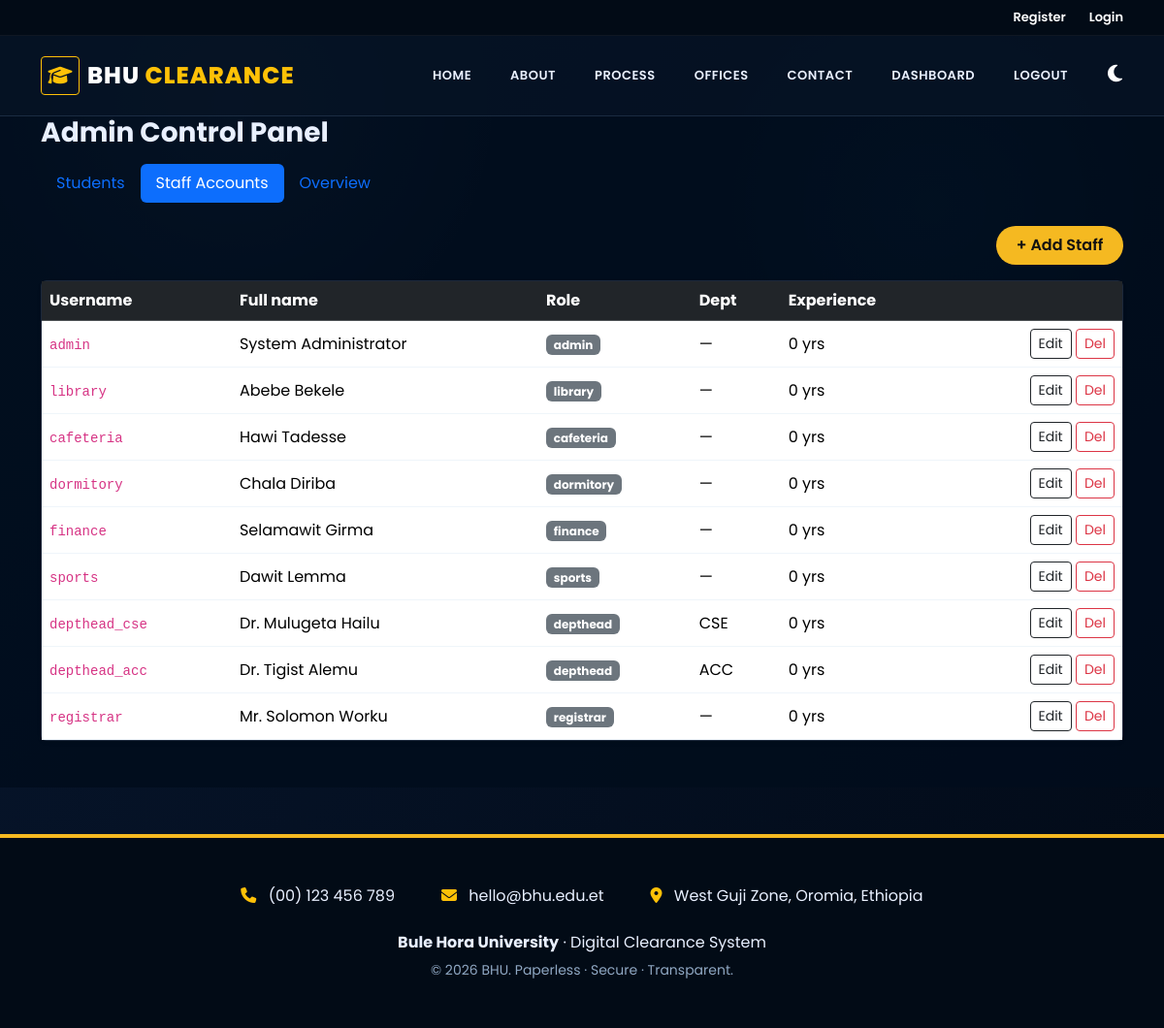
/dashboards/admin_dashboard.php?tab=staff (signed in), run on the app's committed database.
### tables this page shows
CREATE TABLE users (
    id            INT AUTO_INCREMENT PRIMARY KEY,
    username      VARCHAR(80)  NOT NULL UNIQUE,
    password_hash VARCHAR(255) NOT NULL,
    full_name     VARCHAR(150) NOT NULL,
    role          ENUM('admin','library','cafeteria','dormitory','finance','sports','depthead','registrar') NOT NULL,
    office        VARCHAR(40)  NULL,          
    department_id INT          NULL,          
    experience_years INT       NOT NULL DEFAULT 0,
    created_at    DATETIME     DEFAULT CURRENT_TIMESTAMP,
    CONSTRAINT fk_user_dept FOREIGN KEY (department_id) REFERENCES departments(id) ON DELETE SET NULL
);

CREATE TABLE departments (
    id          INT AUTO_INCREMENT PRIMARY KEY,
    code        VARCHAR(20)  NOT NULL UNIQUE,
    name        VARCHAR(150) NOT NULL,
    college     VARCHAR(150) NOT NULL
);

### includes/auth.php (called while the page is built, shortened)
<?php
function e($v) {
    return htmlspecialchars($v ?? '', ENT_QUOTES, 'UTF-8');
}
?>

### dashboards/admin_dashboard.php (the view, shortened to what this page needs)
<?php
require_once __DIR__ . '/../includes/auth.php';
$tab = $_GET['tab'] ?? 'students';
$q   = trim($_GET['q'] ?? '');
require_once __DIR__ . '/../includes/header.php';
?>
<div class="container">
  <h3 class="fw-bold mb-3">Admin Control Panel</h3>
  <ul class="nav nav-pills mb-4">
    <li class="nav-item"><a class="nav-link <?= $tab==='students'?'active':'' ?>" href="?tab=students">Students</a></li>
    <li class="nav-item"><a class="nav-link <?= $tab==='staff'?'active':'' ?>" href="?tab=staff">Staff Accounts</a></li>
    <li class="nav-item"><a class="nav-link <?= $tab==='overview'?'active':'' ?>" href="?tab=overview">Overview</a></li>
  </ul>
<?php if ($tab === 'students'): ?>
  <form class="row g-2 mb-3" method="get">
    <input type="hidden" name="tab" value="students">
    <div class="col-md-6"><input name="q" class="form-control" placeholder="Search by ID or name..." value="<?= e($q) ?>"></div>
    <div class="col-md-2"><button class="btn btn-bhu-dark w-100">Search</button></div>
    <div class="col-md-4 text-end"><button type="button" class="btn btn-bhu-yellow" data-bs-toggle="modal" data-bs-target="#mAddStudent">+ Add Student</button></div>
  </form>
  <div class="card shadow-sm"><div class="table-responsive">
  <table class="table table-hover mb-0 align-middle">
    <thead class="table-dark"><tr><th>ID</th><th>Name</th><th>Dept</th><th>Year</th><th>Gender</th><th>Email</th><th>Status</th><th></th></tr></thead>
    <tbody>
    <?php
    $baseSql = 'SELECT s.*, d.code AS dept_code FROM students s JOIN departments d ON d.id = s.department_id';
    if ($q !== '') {
        $like = '%' . $conn->real_escape_string($q) . '%';
        $stmt = $conn->prepare($baseSql . ' WHERE s.student_id LIKE ? OR s.full_name LIKE ? ORDER BY s.id DESC');
        $stmt->bind_param('ss', $like, $like);
        $stmt->execute();
        $rs = $stmt->get_result();
    } else {
        $rs = $conn->query($baseSql . ' ORDER BY s.id DESC');
    }
    while ($r = $rs->fetch_assoc()): ?>
      <tr class="<?= !$r['active'] ? 'table-light opacity-75' : '' ?>">
        <td><code><?= e($r['student_id']) ?></code></td>
        <td><?= e($r['full_name']) ?></td>
        <td><?= e($r['dept_code']) ?></td>
        <td><?= e($r['year']) ?></td>
        <td><?= e($r['gender']) ?></td>
        <td class="small"><?= e($r['email']) ?></td>
        <td><span class="badge <?= $r['active'] ? 'bg-success' : 'bg-secondary' ?>"><?= $r['active'] ? 'Active' : 'Inactive' ?></span></td>
        <td class="text-end">
          <button class="btn btn-sm btn-outline-dark"
            data-bs-toggle="modal" data-bs-target="#mEditStudent"
            data-row='<?= json_encode($r, JSON_HEX_APOS|JSON_HEX_QUOT) ?>'>Edit</button>
          <form class="d-inline" method="post" onsubmit="return confirm('<?= $r['active'] ? 'Deactivate' : 'Activate' ?> this student?')">
            <input type="hidden" name="action" value="toggle_student_status">
            <input type="hidden" name="id" value="<?= (int)$r['id'] ?>">
            <input type="hidden" name="tab" value="students">
            <button class="btn btn-sm btn-outline-<?= $r['active'] ? 'danger' : 'success' ?>"><?= $r['active'] ? '❌ Deactivate' : '✓ Activate' ?></button>
          </form>
        </td>
      </tr>
    <?php endwhile; ?>
    </tbody>
  </table>
  </div></div>
<?php elseif ($tab === 'staff'): ?>
  <div class="d-flex justify-content-end mb-3">
    <button type="button" class="btn btn-bhu-yellow" data-bs-toggle="modal" data-bs-target="#mAddStaff">+ Add Staff</button>
  </div>
  <div class="card shadow-sm"><div class="table-responsive">
  <table class="table table-hover mb-0 align-middle">
    <thead class="table-dark"><tr><th>Username</th><th>Full name</th><th>Role</th><th>Dept</th><th>Experience</th><th></th></tr></thead>
    <tbody>
    <?php
    $rs = $conn->query('SELECT u.*, d.code AS dept_code FROM users u LEFT JOIN departments d ON d.id=u.department_id ORDER BY role');
    while ($r = $rs->fetch_assoc()): ?>
      <tr>
        <td><code><?= e($r['username']) ?></code></td>
        <td><?= e($r['full_name']) ?></td>
        <td><span class="badge bg-secondary"><?= e($r['role']) ?></span></td>
        <td><?= e($r['dept_code'] ?? '—') ?></td>
        <td><?= e($r['experience_years'] ?? 0) ?> yrs</td>
        <td class="text-end">
          <button class="btn btn-sm btn-outline-dark" data-bs-toggle="modal" data-bs-target="#mEditStaff"
            data-row='<?= json_encode($r, JSON_HEX_APOS|JSON_HEX_QUOT) ?>'>Edit</button>
          <form class="d-inline" method="post" onsubmit="return confirm('Delete this staff account?')">
            <button class="btn btn-sm btn-outline-danger">Del</button>
          </form>
        </td>
      </tr>
    <?php endwhile; ?>
    </tbody>
  </table>
  </div></div>
<?php endif; ?>
</div>
<?php require_once __DIR__ . '/../includes/footer.php'; ?>

### assets/css/style.css (style rules this page uses)
:root { --bg-color: #081726; --text-color: #e9f0ff; --text-muted: #90a8c3; --card-bg: rgba(9, 26, 45, 0.95); --border-color: rgba(145, 180, 220, 0.16); --nav-bg: rgba(6, 18, 35, 0.95); --topbar-bg: #020b16; --footer-bg: #020b16; --bhu-black: #111111; --bhu-yellow: #f5b921; --bhu-yellow-soft: #ffd97a; --bhu-dark: #0b1222; }
body { background: radial-gradient(circle at top left, rgba(37, 95, 148, 0.3), transparent 30%), radial-gradient(circle at bottom right, rgba(35, 129, 170, 0.25), transparent 35%), linear-gradient(180deg, #051021 0%, #081726 100%); }
* { font-family:'Poppins',system-ui,sans-serif }
body { color: var(--text-color); background-color: var(--bg-color); background-image: radial-gradient(circle at 20% 10%, rgba(113, 190, 255, 0.16), transparent 20%), radial-gradient(circle at 80% 20%, rgba(25, 173, 255, 0.12), transparent 18%), linear-gradient(120deg, rgba(7, 22, 46, 0.92), rgba(2, 10, 23, 0.95)); background-attachment: fixed; background-size: cover; }
.btn-bhu-yellow { background:var(--bhu-yellow);color:#111;border:none;font-weight:600;border-radius:30px;padding:.5rem 1.3rem }
.bg-white, .card, .modal-content, .alert, .table, .dropdown-menu, .form-control, .input-group-text { background-color: rgba(10, 18, 34, 0.90) !important; border-color: rgba(145,180,220,0.14) !important; color: var(--text-color) !important; }
.table { color: var(--text-color); }
.transition-colors { transition: background-color 0.3s ease, color 0.3s ease, border-color 0.3s ease; }

### data on the page
users: username "admin", full_name "System Administrator", role "admin", dept_code "—", experience_years "0"
users: username "library", full_name "Abebe Bekele", role "library", dept_code "—", experience_years "0"
users: username "cafeteria", full_name "Hawi Tadesse", role "cafeteria", dept_code "—", experience_years "0"
users: username "dormitory", full_name "Chala Diriba", role "dormitory", dept_code "—", experience_years "0"
users: username "finance", full_name "Selamawit Girma", role "finance", dept_code "—", experience_years "0"
users: username "sports", full_name "Dawit Lemma", role "sports", dept_code "—", experience_years "0"
users: username "depthead_cse", full_name "Dr. Mulugeta Hailu", role "depthead", department.code "CSE", experience_years "0"
users: username "depthead_acc", full_name "Dr. Tigist Alemu", role "depthead", department.code "ACC", experience_years "0"
users: username "registrar", full_name "Mr. Solomon Worku", role "registrar", dept_code "—", experience_years "0"
